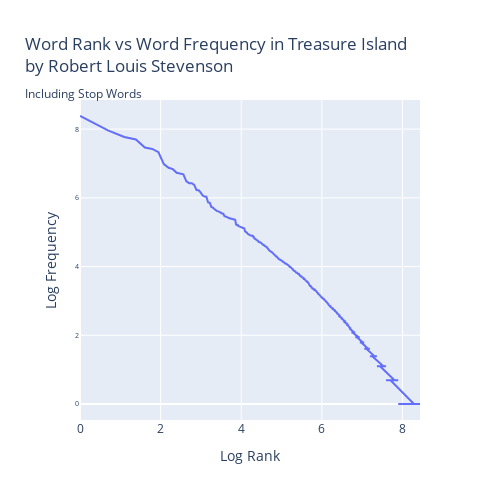

The code cell stored with this chart in its notebook:
### Code cell
fig = go.Figure()

fig.add_trace(go.Scatter(y = np.log(df_words2['frequency']), x = np.log(df_words2.index + 1)))

fig.update_layout(go.Layout(
    title='Word Rank vs Word Frequency in Treasure Island<br>by Robert Louis Stevenson<br><sub>Including Stop Words</sub>',
    width=500,
    height=500,
    xaxis=dict(
        title='Log Rank' 
    ),
    yaxis=dict(
        title='Log Frequency', tickfont=dict(size=7)
    )
))
fig.show()

### Figure 1 — Plotly figure (JSON) as saved in the notebook; plotly's stock layout.template omitted (floating-point values rounded to 4 significant figures; data arrays with more than 128 entries replaced by an {"elided": "..."} marker saying what was removed)
{"data": [{"type": "scatter", "x": {"elided": "4606 float values"}, "y": {"elided": "4606 float values"}}], "layout": {"height": 500, "title": {"text": "Word Rank vs Word Frequency in Treasure Island<br>by Robert Louis Stevenson<br><sub>Including Stop Words</sub>"}, "width": 500, "xaxis": {"title": {"text": "Log Rank"}}, "yaxis": {"tickfont": {"size": 7}, "title": {"text": "Log Frequency"}}}}
